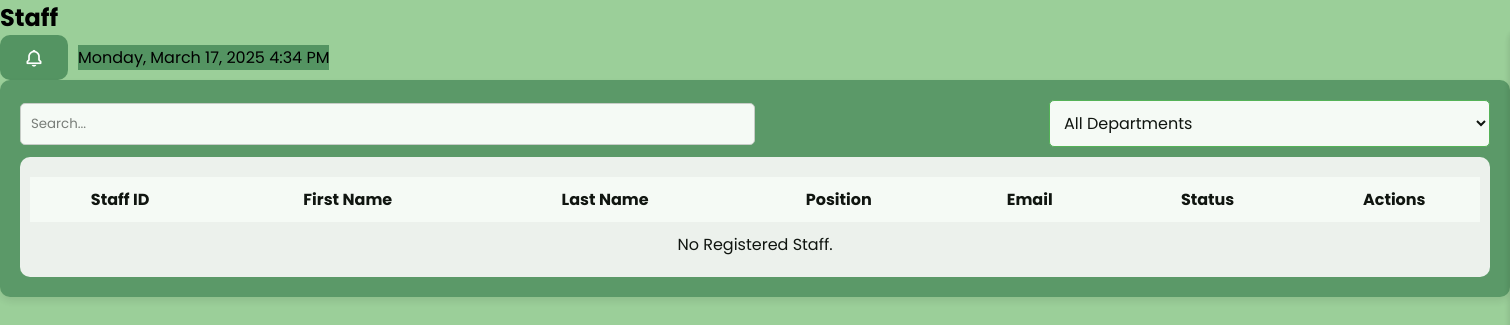
Before: /staff.php with the older database file.
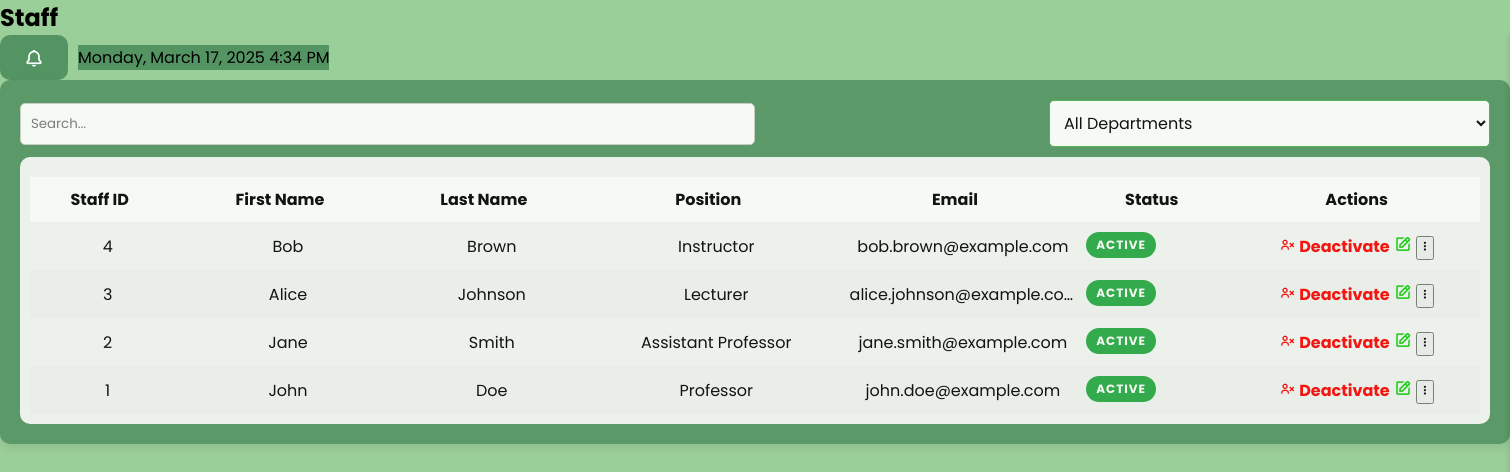
After: the same page with the newer database file.
### tables this page shows
CREATE TABLE `staff` (
  `staff_id` int(11) NOT NULL,
  `staff_idNum` int(11) NOT NULL,
  `first_name` varchar(255) NOT NULL,
  `last_name` varchar(255) NOT NULL,
  `position` varchar(255) NOT NULL,
  `email` varchar(255) NOT NULL,
  `department` varchar(255) NOT NULL,
  `status` tinyint(1) NOT NULL DEFAULT 1
);

### staff.php (the view, shortened to what this page needs)
<?php
include 'db_config.php';
?>
<!DOCTYPE html>
<html lang="en">
<head>
    <link rel="stylesheet" href="staff.css">
    <link rel="stylesheet" href="global.css">
    <link href='https://unpkg.com/boxicons@2.1.1/css/boxicons.min.css' rel='stylesheet'>
</head>
<body>
<nav class="header">
    <h1>Staff</h1>
    <div class="header-actions">
        <button id="notificationButton" class="notification-btn">
            <i class='bx bx-bell'></i>
        </button>
        <div class="header-right">
            <?php echo date('l, F j, Y g:i A'); ?>
        </div>
    </div>
</nav>
<div class="container5">
    <div class="search-sort">
        <input type="text" id="search4" placeholder="Search...">
        <select id="userFilter" class="filter-attendance">
            <option value="">All Departments</option>
        </select>
    </div>
    <div class="table-container2">
        <table>
            <thead>
                <tr>
                    <th data-column5="staff_id">Staff ID<i class='bx bx-sort sort-icon'></i></th>
                    <th data-column5="first_name">First Name<i class='bx bx-sort sort-icon'></i></th>
                    <th data-column5="last_name">Last Name<i class='bx bx-sort sort-icon'></i></th>
                    <th data-column5="position">Position<i class='bx bx-sort sort-icon'></i></th>
                    <th data-column5="email">Email<i class='bx bx-sort sort-icon'></i></th>
                    <th data-column5="status">Status<i class='bx bx-sort sort-icon'></i></th>
                    <th>Actions</th>
                </tr>
            </thead>
            <tbody id="staffTableBody">
                <?php
                $result = $conn->query("SELECT * FROM staff ORDER BY staff_id DESC");
                if ($result->num_rows > 0) {
                    while ($row = $result->fetch_assoc()) {
                        $status = isset($row['status']) && $row['status'] == 1 ? 'Active' : 'Deactivated';
                        $toggleStatus = $row['status'] == 1 ? 'Deactivate' : 'Activate';
                        $toggleClass = $row['status'] == 1 ? 'deactivate-btn' : 'activate-btn';
                        $toggleIcon = $row['status'] == 1 ? 'bx-user-x' : 'bx-user-check';
                        $statusClass = $row['status'] == 1 ? 'status-active-staff' : 'status-deactivated';
                        echo "<tr>
                                <td>{$row['staff_id']}</td>
                                <td>{$row['first_name']}</td>
                                <td>{$row['last_name']}</td>
                                <td>{$row['position']}</td>
                                <td>{$row['email']}</td>
                                <td class='{$statusClass}'>{$status}</td>
                                <td>
                                    <form method='POST' class='toggle-status-form'>
                                        <input type='hidden' name='staff_id' value='{$row['staff_id']}'>
                                        <div class='actions_button'>
                                            <button type='submit' name='toggle_staff_status' class='toggle-staff-status-btn {$toggleClass}' onclick='return confirmToggleStatus(event, \"{$toggleStatus}\")'><i class='bx {$toggleIcon}'></i> {$toggleStatus}</button>
                                            <button type='button' class='edit-btn' onclick='editStaff({$row['staff_id']})'><i class='bx bx-edit ' ></i></button>
                                            <button type='button' class='three-dot-btn-staff' onclick='seeMoreStaff({$row['staff_id']})'><i class='bx bx-dots-vertical-rounded'></i></button>
                                        </div>
                                    </form>
                                </td>
                              </tr>";
                    }
                } else {
                    echo "<tr><td colspan='8'>No Registered Staff.</td></tr>";
                }
                ?>
            </tbody>
        </table>
    </div>
</body>
</html>

Changed rows visible on the page:
added staff: staff_id "4", first_name "Bob", last_name "Brown", position "Instructor", email "bob.brown@example.com", status "ACTIVE", status "Deactivate"
added staff: staff_id "3", first_name "Alice", last_name "Johnson", position "Lecturer", email "alice.johnson@example.co…", status "ACTIVE", status "Deactivate"
added staff: staff_id "2", first_name "Jane", last_name "Smith", position "Assistant Professor", email "jane.smith@example.com", status "ACTIVE", status "Deactivate"
added staff: staff_id "1", first_name "John", last_name "Doe", position "Professor", email "john.doe@example.com", status "ACTIVE", status "Deactivate"
Other visible differences:
text no longer shown: "No Registered Staff."
